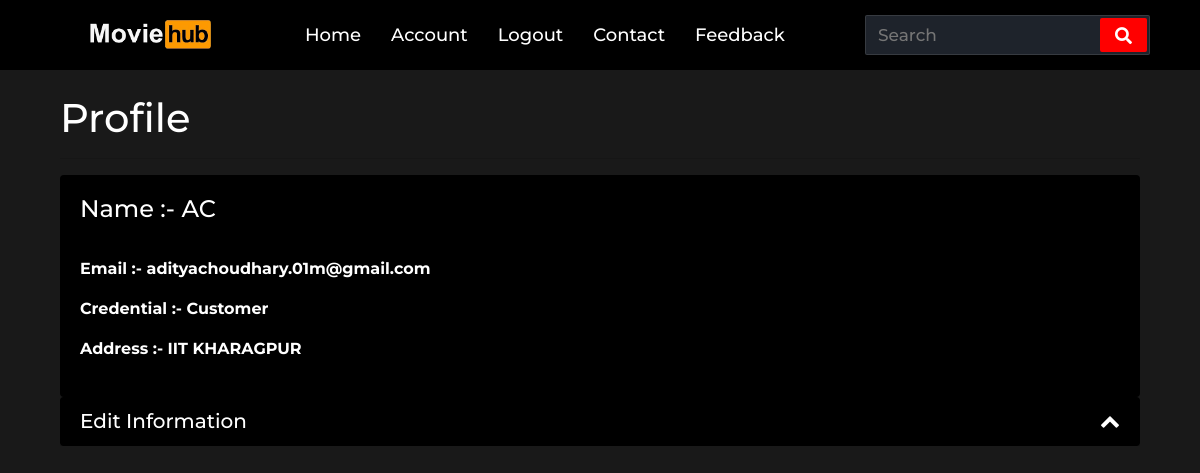
Page /account (signed in) on the earlier database version.
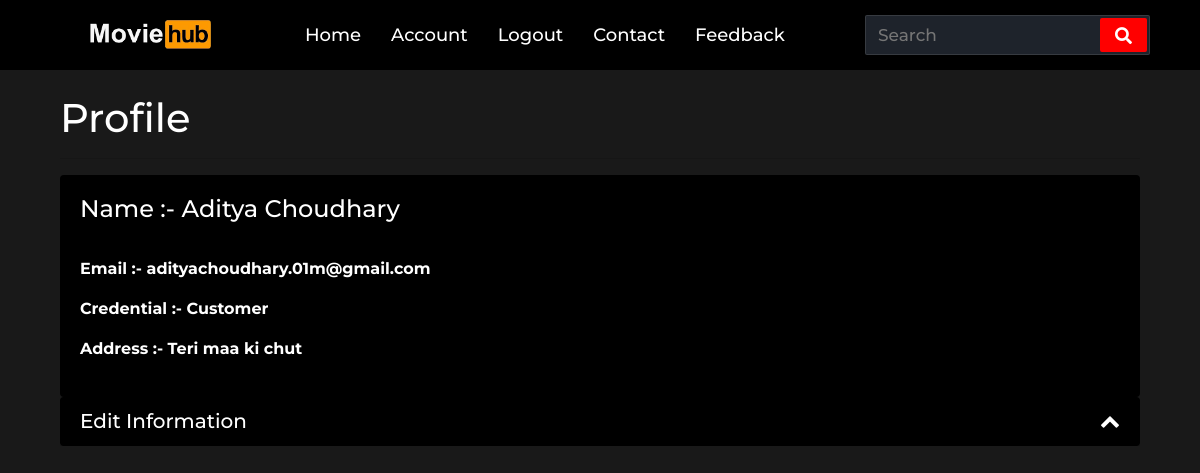
Same page on the later database version.
### website/models.py (models this page shows)
class User(db.Model, UserMixin):
    id = db.Column(db.Integer, primary_key=True)
    email = db.Column(db.String(150), unique=True)
    password = db.Column(db.String(150))
    first_name = db.Column(db.String(150))
    address = db.Column(db.String(150))
    cred = db.Column(db.Integer)

### website/views.py (the view, shortened to what this page needs)
@views.route('/account', methods = ["GET","POST"])
def profile():
    return render_template('profile.html', user=current_user)

### website/__init__.py (called while the page is built)
def create_app():
    app = Flask(__name__)
    app.config['SECRET_KEY'] = 'hjshjhdjah kjshkjdhjs'
    app.config['SQLALCHEMY_DATABASE_URI'] = f'sqlite:///{DB_NAME}'
    db.init_app(app)
    from .views import views
    from .auth import auth
    app.register_blueprint(views, url_prefix='/')
    app.register_blueprint(auth, url_prefix='/')
    from .models import User, Note
    create_database(app)
    login_manager = LoginManager()
    login_manager.login_view = 'auth.login'
    login_manager.init_app(app)
    @login_manager.user_loader
    def load_user(id):
        return User.query.get(id)
    return app

### website/templates/profile.html (shortened to what this page needs)
{% extends "base.html" %} {% block title %}Profile{% endblock %}
{% block css %}
<link rel="stylesheet" href="{{ url_for('static', filename='css/accordion.css')}}">
<link rel="stylesheet" href="{{ url_for('static', filename='css/profile.css')}}">
{% endblock %}
{% block content %}
<div class="container">
    <div class="row">
        <div class="col">
            <br>
            <h1>Profile</h1>
            <hr>
            <div class="card">
                <div class="card-body">
                    <h4>Name :- {{ user.first_name }}</h4>
                    <hr>
                    {% if user %}
                    <p><b>Email :- {{user.email}}</b></p>
                        {% if user.cred == 1%}
                        <p><b>Credential :- Customer</b></p>
                        {% elif user.cred == 2%}
                        <p><b>Credential :- Staff</b></p>
                        {% else %}
                        <p><b>Credential :- Manager</b></p>
                        {% endif %}
                    <p><b>Address :- {{user.address}}</b></p>
                    {% else %}
                    <p>User not found</p>
                    {% endif %}
                </div>
            </div>
            <div id="accordion">
              <div class="card">
                <div class="card-header" id="heading-1">
                  <h5 class="mb-0">
                    <a class="collapsed1" role="button" data-toggle="collapse" href="#collapse-1" aria-expanded="true" aria-controls="collapse-1">
                      Edit Information
                    </a>
                  </h5>
                </div>
              </div>
{% endblock %}

### website/templates/base.html (shortened to what this page needs)
<!DOCTYPE html>
<html>
  <head>
    <link
      rel="stylesheet"
      href="https://stackpath.bootstrapcdn.com/bootstrap/4.4.1/css/bootstrap.min.css"
    />
    <link
      rel="stylesheet"
      href="https://stackpath.bootstrapcdn.com/font-awesome/4.7.0/css/font-awesome.min.css"
    />
    <link rel="stylesheet" href="https://cdnjs.cloudflare.com/ajax/libs/font-awesome/5.15.3/css/all.min.css"/>
    <link rel="stylesheet" href="{{ url_for('static', filename='css/nav.css')}}">
    {% block css %}
    {% endblock %}
  </head>
  <body>
    {% block navbar %}
    <nav>
      <div class="logo">
         <img src="/static/images/newlogo.png" class="img-logo">
      </div>
      <div class="nav-items">
         <li><a href="/">Home</a></li>
         <li><a href="/account">Account</a></li>
         <li><a href="/logout">Logout</a></li>
         <li><a href="#">Contact</a></li>
         <li><a href="#">Feedback</a></li>
      </div>
      <form action="#">
         <input type="search" class="search-data" placeholder="Search" required>
         <button type="submit" class="fas fa-search"></button>
      </form>
   </nav>
    {% endblock %}
    <div class="container">{% block content %} {% endblock %}</div>
  </body>
</html>

### website/static/css/nav.css (style rules this page uses)
* { margin: 0; padding: 0; outline: none; box-sizing: border-box; font-family: 'Montserrat', sans-serif; }
body { background: #f2f2f2; }
nav { background: black; display: flex; flex-wrap: wrap; align-items: center; justify-content: space-between; height: 70px; padding: 0 100px; }
nav .logo { color: #fff; font-size: 30px; font-weight: 600; letter-spacing: -1px; }
nav .nav-items { display: flex; flex: 1; padding: 0 0 0 40px; }
nav .nav-items li { list-style: none; padding: 0 15px; }
nav .nav-items li a { color: #fff; font-size: 18px; font-weight: 500; text-decoration: none; }
nav form { display: flex; height: 40px; padding: 2px; background: #1e232b; min-width: 18%!important; border-radius: 2px; border: 1px solid rgba(155,155,155,0.2); }
nav form .search-data { width: 100%; height: 100%; padding: 0 10px; color: #fff; font-size: 17px; border: none; font-weight: 500; background: none; }
nav form button { padding: 0 15px; color: #fff; font-size: 17px; background: red; border: none; border-radius: 2px; cursor: pointer; }
.img-logo { margin-left: 0; width: 200px; }
@media (max-width: 1245px) { nav { padding: 0 50px; } }

### website/static/css/accordion.css (style rules this page uses)
.mb-0 > a { display: block; position: relative; }
.mb-0 > a:after { content: "\f078"; font-family: 'FontAwesome'; position: absolute; right: 0; }
.mb-0 > a[aria-expanded="true"]:after { content: "\f077"; }

### website/static/css/profile.css (style rules this page uses)
body { background-color: rgba(0,0,0,0.9); color: white; }
.card { background-color: rgba(0,0,0); color : white; border: none; }
.collapsed1 { color:white; }

Differences in the rows shown:
changed User "adityachoudhary.01m@gmail.com": first_name "AC" → "Aditya Choudhary"; address "IIT KHARAGPUR" → "Teri maa ki chut"
